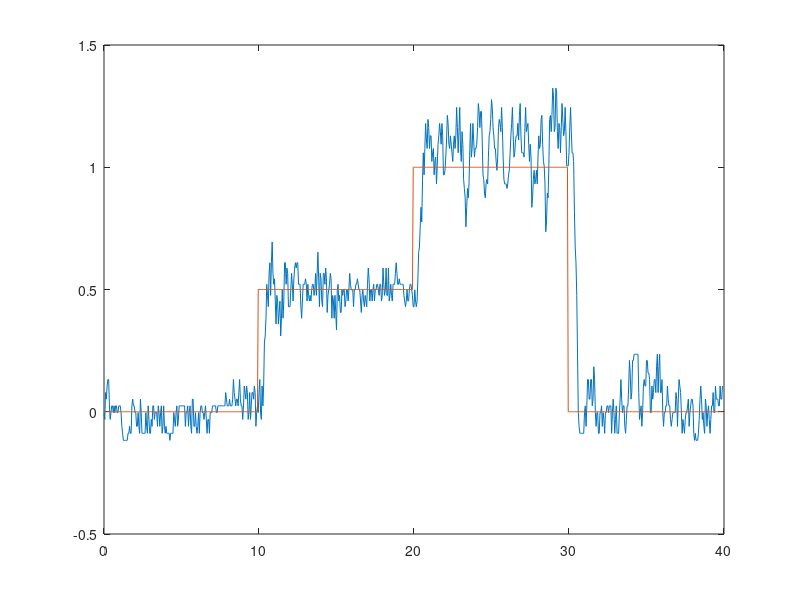

MATLAB code to generate this figure:
stairARX=[-0.003450, 0.000000, 0.003450, -0.005275;
-0.031375, 0.000000, 0.031375, -0.046504;
0.078569, 0.000000, -0.078569, 0.134101;
0.051515, 0.000000, -0.051515, 0.051175;
0.105339, 0.000000, -0.105339, 0.124954;
0.131834, 0.000000, -0.131834, 0.145559;
0.131834, 0.000000, -0.131834, 0.127225;
0.024178, 0.000000, -0.024178, -0.042056;
-0.031375, 0.000000, 0.031375, -0.080209;
-0.003450, 0.000000, 0.003450, 0.007186;
0.024178, 0.000000, -0.024178, 0.049369;
0.024178, 0.000000, -0.024178, 0.030185;
-0.003450, 0.000000, 0.003450, -0.020539;
0.024178, 0.000000, -0.024178, 0.032870;
-0.003450, 0.000000, 0.003450, -0.014834;
0.024178, 0.000000, -0.024178, 0.035022;
0.024178, 0.000000, -0.024178, 0.027409;
-0.003450, 0.000000, 0.003450, -0.019336;
-0.003450, 0.000000, 0.003450, -0.008341;
0.024178, 0.000000, -0.024178, 0.039417;
0.024178, 0.000000, -0.024178, 0.028304;
0.024178, 0.000000, -0.024178, 0.022557;
-0.003450, 0.000000, 0.003450, -0.020401;
-0.059597, 0.000000, 0.059597, -0.093838;
-0.088125, 0.000000, 0.088125, -0.108076;
-0.116965, 0.000000, 0.116965, -0.129327;
-0.116965, 0.000000, 0.116965, -0.111976;
-0.116965, 0.000000, 0.116965, -0.108279;
-0.116965, 0.000000, 0.116965, -0.109578;
-0.116965, 0.000000, 0.116965, -0.110812;
-0.116965, 0.000000, 0.116965, -0.111153;
-0.088125, 0.000000, 0.088125, -0.067002;
-0.088125, 0.000000, 0.088125, -0.079178;
-0.059597, 0.000000, 0.059597, -0.040837;
-0.088125, 0.000000, 0.088125, -0.096900;
-0.088125, 0.000000, 0.088125, -0.089257;
0.024178, 0.000000, -0.024178, 0.087790;
0.051515, 0.000000, -0.051515, 0.082976;
0.024178, 0.000000, -0.024178, 0.008489;
0.024178, 0.000000, -0.024178, 0.013468;
-0.003450, 0.000000, 0.003450, -0.021147;
-0.003450, 0.000000, 0.003450, -0.006766;
-0.059597, 0.000000, 0.059597, -0.087636;
-0.059597, 0.000000, 0.059597, -0.063968;
-0.003450, 0.000000, 0.003450, 0.031258;
-0.059597, 0.000000, 0.059597, -0.078242;
-0.088125, 0.000000, 0.088125, -0.109842;
0.051515, 0.000000, -0.051515, 0.124769;
-0.003450, 0.000000, 0.003450, -0.011341;
-0.088125, 0.000000, 0.088125, -0.143433;
-0.088125, 0.000000, 0.088125, -0.100252;
-0.088125, 0.000000, 0.088125, -0.080924;
-0.088125, 0.000000, 0.088125, -0.079517;
-0.088125, 0.000000, 0.088125, -0.082208;
-0.003450, 0.000000, 0.003450, 0.045780;
-0.059597, 0.000000, 0.059597, -0.076275;
-0.088125, 0.000000, 0.088125, -0.111447;
0.024178, 0.000000, -0.024178, 0.081897;
-0.031375, 0.000000, 0.031375, -0.042631;
-0.088125, 0.000000, 0.088125, -0.126445;
-0.088125, 0.000000, 0.088125, -0.094736;
-0.031375, 0.000000, 0.031375, 0.005440;
-0.059597, 0.000000, 0.059597, -0.061162;
0.024178, 0.000000, -0.024178, 0.066477;
0.024178, 0.000000, -0.024178, 0.034397;
-0.031375, 0.000000, 0.031375, -0.064257;
-0.003450, 0.000000, 0.003450, 0.001304;
-0.003450, 0.000000, 0.003450, 0.001677;
-0.003450, 0.000000, 0.003450, -0.001794;
-0.059597, 0.000000, 0.059597, -0.089296;
0.024178, 0.000000, -0.024178, 0.062501;
-0.003450, 0.000000, 0.003450, -0.004811;
-0.059597, 0.000000, 0.059597, -0.093586;
-0.003450, 0.000000, 0.003450, 0.018813;
0.024178, 0.000000, -0.024178, 0.049253;
-0.088125, 0.000000, 0.088125, -0.143580;
-0.059597, 0.000000, 0.059597, -0.059568;
0.024178, 0.000000, -0.024178, 0.077334;
-0.059597, 0.000000, 0.059597, -0.088989;
-0.088125, 0.000000, 0.088125, -0.115130;
-0.059597, 0.000000, 0.059597, -0.045685;
-0.088125, 0.000000, 0.088125, -0.092918;
-0.088125, 0.000000, 0.088125, -0.086595;
-0.088125, 0.000000, 0.088125, -0.083382;
-0.088125, 0.000000, 0.088125, -0.083001;
-0.116965, 0.000000, 0.116965, -0.127475;
-0.088125, 0.000000, 0.088125, -0.071360;
-0.088125, 0.000000, 0.088125, -0.078358;
-0.088125, 0.000000, 0.088125, -0.083327;
-0.088125, 0.000000, 0.088125, -0.084397;
-0.003450, 0.000000, 0.003450, 0.045434;
-0.031375, 0.000000, 0.031375, -0.032905;
-0.059597, 0.000000, 0.059597, -0.079667;
-0.003450, 0.000000, 0.003450, 0.022370;
0.024178, 0.000000, -0.024178, 0.048481;
-0.059597, 0.000000, 0.059597, -0.100930;
-0.031375, 0.000000, 0.031375, -0.028856;
0.024178, 0.000000, -0.024178, 0.060112;
0.024178, 0.000000, -0.024178, 0.033658;
0.024178, 0.000000, -0.024178, 0.021440;
0.024178, 0.000000, -0.024178, 0.020405;
0.024178, 0.000000, -0.024178, 0.022039;
0.024178, 0.000000, -0.024178, 0.022967;
0.024178, 0.000000, -0.024178, 0.023110;
0.024178, 0.000000, -0.024178, 0.023016;
-0.059597, 0.000000, 0.059597, -0.105140;
-0.003450, 0.000000, 0.003450, 0.016305;
-0.003450, 0.000000, 0.003450, 0.007856;
0.024178, 0.000000, -0.024178, 0.040691;
-0.059597, 0.000000, 0.059597, -0.101996;
-0.003450, 0.000000, 0.003450, 0.014696;
0.024178, 0.000000, -0.024178, 0.048817;
-0.059597, 0.000000, 0.059597, -0.099452;
-0.088125, 0.000000, 0.088125, -0.115004;
0.051515, 0.000000, -0.051515, 0.126064;
0.051515, 0.000000, -0.051515, 0.074183;
-0.059597, 0.000000, 0.059597, -0.122724;
-0.059597, 0.000000, 0.059597, -0.078922;
-0.003450, 0.000000, 0.003450, 0.030459;
-0.059597, 0.000000, 0.059597, -0.076027;
-0.088125, 0.000000, 0.088125, -0.108689;
-0.059597, 0.000000, 0.059597, -0.044970;
-0.003450, 0.000000, 0.003450, 0.035763;
-0.088125, 0.000000, 0.088125, -0.123074;
-0.003450, 0.000000, 0.003450, 0.030416;
0.024178, 0.000000, -0.024178, 0.051823;
0.024178, 0.000000, -0.024178, 0.027301;
-0.003450, 0.000000, 0.003450, -0.022285;
-0.003450, 0.000000, 0.003450, -0.009675;
-0.031375, 0.000000, 0.031375, -0.045622;
-0.003450, 0.000000, 0.003450, 0.009861;
0.024178, 0.000000, -0.024178, 0.044626;
-0.031375, 0.000000, 0.031375, -0.057388;
-0.088125, 0.000000, 0.088125, -0.126777;
-0.031375, 0.000000, 0.031375, -0.005574;
-0.031375, 0.000000, 0.031375, -0.017530;
-0.088125, 0.000000, 0.088125, -0.115105;
-0.003450, 0.000000, 0.003450, 0.035593;
-0.003450, 0.000000, 0.003450, 0.010579;
-0.003450, 0.000000, 0.003450, -0.003631;
0.024178, 0.000000, -0.024178, 0.036413;
0.024178, 0.000000, -0.024178, 0.026114;
0.024178, 0.000000, -0.024178, 0.022072;
0.024178, 0.000000, -0.024178, 0.021997;
0.024178, 0.000000, -0.024178, 0.022660;
-0.003450, 0.000000, 0.003450, -0.019265;
-0.003450, 0.000000, 0.003450, -0.007489;
0.024178, 0.000000, -0.024178, 0.039796;
0.024178, 0.000000, -0.024178, 0.028330;
0.024178, 0.000000, -0.024178, 0.022504;
0.024178, 0.000000, -0.024178, 0.021812;
0.024178, 0.000000, -0.024178, 0.022501;
0.024178, 0.000000, -0.024178, 0.022936;
0.024178, 0.000000, -0.024178, 0.023016;
0.024178, 0.000000, -0.024178, 0.022978;
0.024178, 0.000000, -0.024178, 0.022947;
0.024178, 0.000000, -0.024178, 0.022939;
0.078569, 0.000000, -0.078569, 0.106102;
0.051515, 0.000000, -0.051515, 0.041618;
0.024178, 0.000000, -0.024178, 0.001314;
0.024178, 0.000000, -0.024178, 0.017316;
0.024178, 0.000000, -0.024178, 0.024097;
0.051515, 0.000000, -0.051515, 0.066241;
0.024178, 0.000000, -0.024178, 0.011810;
0.024178, 0.000000, -0.024178, 0.017878;
0.024178, 0.000000, -0.024178, 0.022543;
0.051515, 0.000000, -0.051515, 0.065432;
0.131834, 0.000000, -0.131834, 0.176309;
0.078569, 0.000000, -0.078569, 0.055366;
0.051515, 0.000000, -0.051515, 0.021470;
0.024178, 0.000000, -0.024178, 0.000835;
0.051515, 0.000000, -0.051515, 0.062371;
0.051515, 0.000000, -0.051515, 0.055849;
0.024178, 0.000000, -0.024178, 0.007952;
0.078569, 0.000000, -0.078569, 0.101065;
0.131834, 0.000000, -0.131834, 0.164699;
0.051515, 0.000000, -0.051515, 0.009964;
0.024178, 0.000000, -0.024178, -0.008675;
0.024178, 0.000000, -0.024178, 0.018201;
-0.031375, 0.000000, 0.031375, -0.058711;
0.024178, 0.000000, -0.024178, 0.048883;
0.105339, 0.000000, -0.105339, 0.157755;
0.078569, 0.000000, -0.078569, 0.072040;
0.051515, 0.000000, -0.051515, 0.025035;
0.105339, 0.000000, -0.105339, 0.123683;
0.078569, 0.000000, -0.078569, 0.068048;
-0.031375, 0.000000, 0.031375, -0.097649;
-0.003450, 0.000000, 0.003450, -0.004867;
0.078569, 0.000000, -0.078569, 0.130015;
-0.031375, 0.000000, 0.031375, -0.076947;
0.024178, 0.000000, -0.024178, 0.036170;
0.078569, 0.000000, -0.078569, 0.114145;
0.078569, 0.000000, -0.078569, 0.084385;
0.051515, 0.000000, -0.051515, 0.030866;
0.105339, 0.000000, -0.105339, 0.124225;
0.078569, 0.000000, -0.078569, 0.067290;
-0.059597, 0.000000, 0.059597, -0.141241;
-0.003450, 0.000000, 0.003450, 0.007059;
0.024178, 0.000000, -0.024178, 0.052090;
-0.003450, 0.500000, 0.503450, -0.010787;
0.078569, 0.500000, 0.421431, 0.117131;
0.131834, 0.500000, 0.368166, 0.185622;
-0.003450, 0.500000, 0.503450, -0.049342;
-0.031375, 0.500000, 0.531375, -0.044604;
0.105339, 0.500000, 0.394661, 0.201422;
0.024178, 0.500000, 0.475822, 0.027682;
0.105339, 0.500000, 0.394661, 0.158617;
0.285224, 0.500000, 0.214776, 0.409974;
0.309895, 0.500000, 0.190105, 0.360070;
0.382454, 0.500000, 0.117546, 0.426398;
0.521344, 0.500000, -0.021344, 0.602849;
0.475939, 0.500000, 0.024061, 0.466412;
0.429651, 0.500000, 0.070349, 0.391928;
0.565887, 0.500000, -0.065887, 0.629277;
0.609598, 0.500000, -0.109598, 0.651646;
0.475939, 0.500000, 0.024061, 0.404792;
0.609598, 0.500000, -0.109598, 0.654639;
0.694607, 0.500000, -0.194607, 0.754527;
0.565887, 0.500000, -0.065887, 0.501392;
0.521344, 0.500000, -0.021344, 0.468305;
0.543721, 0.500000, -0.043721, 0.545828;
0.452908, 0.500000, 0.047092, 0.410791;
0.358506, 0.500000, 0.141494, 0.299576;
0.475939, 0.500000, 0.024061, 0.532797;
0.452908, 0.500000, 0.047092, 0.465520;
0.358506, 0.500000, 0.141494, 0.308290;
0.406168, 0.500000, 0.093832, 0.420668;
0.452908, 0.500000, 0.047092, 0.491178;
0.309895, 0.500000, 0.190105, 0.245910;
0.382454, 0.500000, 0.117546, 0.406123;
0.498749, 0.500000, 0.001251, 0.578711;
0.382454, 0.500000, 0.117546, 0.341354;
0.452908, 0.500000, 0.047092, 0.473382;
0.609598, 0.500000, -0.109598, 0.703158;
0.609598, 0.500000, -0.109598, 0.628628;
0.521344, 0.500000, -0.021344, 0.462922;
0.587846, 0.500000, -0.087846, 0.600874;
0.565887, 0.500000, -0.065887, 0.560010;
0.429651, 0.500000, 0.070349, 0.352166;
0.429651, 0.500000, 0.070349, 0.411310;
0.429651, 0.500000, 0.070349, 0.436862;
0.498749, 0.500000, 0.001251, 0.544016;
0.565887, 0.500000, -0.065887, 0.613572;
0.521344, 0.500000, -0.021344, 0.502248;
0.452908, 0.500000, 0.047092, 0.403177;
0.543721, 0.500000, -0.043721, 0.580646;
0.587846, 0.500000, -0.087846, 0.625502;
0.609598, 0.500000, -0.109598, 0.623962;
0.587846, 0.500000, -0.087846, 0.569886;
0.609598, 0.500000, -0.109598, 0.609091;
0.609598, 0.500000, -0.109598, 0.605926;
0.521344, 0.500000, -0.021344, 0.468750;
0.521344, 0.500000, -0.021344, 0.505787;
0.521344, 0.500000, -0.021344, 0.522192;
0.429651, 0.500000, 0.070349, 0.383124;
0.382454, 0.500000, 0.117546, 0.347629;
0.452908, 0.500000, 0.047092, 0.491030;
0.521344, 0.500000, -0.021344, 0.575229;
0.521344, 0.500000, -0.021344, 0.531376;
0.521344, 0.500000, -0.021344, 0.515545;
0.543721, 0.500000, -0.043721, 0.550070;
0.521344, 0.500000, -0.021344, 0.509219;
0.452908, 0.500000, 0.047092, 0.411242;
0.521344, 0.500000, -0.021344, 0.548926;
0.475939, 0.500000, 0.024061, 0.463667;
0.452908, 0.500000, 0.047092, 0.435536;
0.475939, 0.500000, 0.024061, 0.486027;
0.452908, 0.500000, 0.047092, 0.446553;
0.498749, 0.500000, 0.001251, 0.522093;
0.521344, 0.500000, -0.021344, 0.540136;
0.521344, 0.500000, -0.021344, 0.522523;
0.475939, 0.500000, 0.024061, 0.448121;
0.498749, 0.500000, 0.001251, 0.503056;
0.565887, 0.500000, -0.065887, 0.605571;
0.475939, 0.500000, 0.024061, 0.436227;
0.565887, 0.500000, -0.065887, 0.598159;
0.652497, 0.500000, -0.152497, 0.708045;
0.543721, 0.500000, -0.043721, 0.491348;
0.429651, 0.500000, 0.070349, 0.344916;
0.565887, 0.500000, -0.065887, 0.622046;
0.543721, 0.500000, -0.043721, 0.555723;
0.452908, 0.500000, 0.047092, 0.401032;
0.429651, 0.500000, 0.070349, 0.402172;
0.565887, 0.500000, -0.065887, 0.638929;
0.565887, 0.500000, -0.065887, 0.587471;
0.521344, 0.500000, -0.021344, 0.492349;
0.587846, 0.500000, -0.087846, 0.609457;
0.543721, 0.500000, -0.043721, 0.524976;
0.406168, 0.500000, 0.093832, 0.323679;
0.475939, 0.500000, 0.024061, 0.495422;
0.498749, 0.500000, 0.001251, 0.527412;
0.521344, 0.500000, -0.021344, 0.540468;
0.565887, 0.500000, -0.065887, 0.589861;
0.543721, 0.500000, -0.043721, 0.532413;
0.382454, 0.500000, 0.117546, 0.288180;
0.475939, 0.500000, 0.024061, 0.504567;
0.452908, 0.500000, 0.047092, 0.461127;
0.382454, 0.500000, 0.117546, 0.347764;
0.475939, 0.500000, 0.024061, 0.519233;
0.406168, 0.500000, 0.093832, 0.386102;
0.334322, 0.500000, 0.165678, 0.289878;
0.498749, 0.500000, 0.001251, 0.581876;
0.521344, 0.500000, -0.021344, 0.561999;
0.452908, 0.500000, 0.047092, 0.417592;
0.475939, 0.500000, 0.024061, 0.473305;
0.406168, 0.500000, 0.093832, 0.372354;
0.406168, 0.500000, 0.093832, 0.401353;
0.498749, 0.500000, 0.001251, 0.554451;
0.475939, 0.500000, 0.024061, 0.480506;
0.498749, 0.500000, 0.001251, 0.506183;
0.498749, 0.500000, 0.001251, 0.498764;
0.429651, 0.500000, 0.070349, 0.391550;
0.452908, 0.500000, 0.047092, 0.457048;
0.498749, 0.500000, 0.001251, 0.530492;
0.498749, 0.500000, 0.001251, 0.507628;
0.452908, 0.500000, 0.047092, 0.426978;
0.498749, 0.500000, 0.001251, 0.515659;
0.565887, 0.500000, -0.065887, 0.608669;
0.521344, 0.500000, -0.021344, 0.504894;
0.498749, 0.500000, 0.001251, 0.475326;
0.498749, 0.500000, 0.001251, 0.492885;
0.498749, 0.500000, 0.001251, 0.499830;
0.429651, 0.500000, 0.070349, 0.394334;
0.498749, 0.500000, 0.001251, 0.528229;
0.498749, 0.500000, 0.001251, 0.511024;
0.521344, 0.500000, -0.021344, 0.533561;
0.521344, 0.500000, -0.021344, 0.521419;
0.543721, 0.500000, -0.043721, 0.552386;
0.521344, 0.500000, -0.021344, 0.509266;
0.498749, 0.500000, 0.001251, 0.480953;
0.498749, 0.500000, 0.001251, 0.494710;
0.452908, 0.500000, 0.047092, 0.429606;
0.406168, 0.500000, 0.093832, 0.377540;
0.475939, 0.500000, 0.024061, 0.511621;
0.498749, 0.500000, 0.001251, 0.525542;
0.452908, 0.500000, 0.047092, 0.432179;
0.429651, 0.500000, 0.070349, 0.409303;
0.475939, 0.500000, 0.024061, 0.499296;
0.452908, 0.500000, 0.047092, 0.450773;
0.429651, 0.500000, 0.070349, 0.416089;
0.521344, 0.500000, -0.021344, 0.568620;
0.587846, 0.500000, -0.087846, 0.636567;
0.543721, 0.500000, -0.043721, 0.524239;
0.452908, 0.500000, 0.047092, 0.390127;
0.498749, 0.500000, 0.001251, 0.508256;
0.498749, 0.500000, 0.001251, 0.508985;
0.452908, 0.500000, 0.047092, 0.431438;
0.498749, 0.500000, 0.001251, 0.517469;
0.521344, 0.500000, -0.021344, 0.540625;
0.452908, 0.500000, 0.047092, 0.418910;
0.498749, 0.500000, 0.001251, 0.512474;
0.498749, 0.500000, 0.001251, 0.505951;
0.521344, 0.500000, -0.021344, 0.533954;
0.521344, 0.500000, -0.021344, 0.522475;
0.498749, 0.500000, 0.001251, 0.484041;
0.475939, 0.500000, 0.024061, 0.458971;
0.521344, 0.500000, -0.021344, 0.543010;
0.521344, 0.500000, -0.021344, 0.528467;
0.452908, 0.500000, 0.047092, 0.415136;
0.475939, 0.500000, 0.024061, 0.477967;
0.587846, 0.500000, -0.087846, 0.652692;
0.521344, 0.500000, -0.021344, 0.500588;
0.475939, 0.500000, 0.024061, 0.436911;
0.498749, 0.500000, 0.001251, 0.501703;
0.587846, 0.500000, -0.087846, 0.640459;
0.475939, 0.500000, 0.024061, 0.427728;
0.475939, 0.500000, 0.024061, 0.456749;
0.587846, 0.500000, -0.087846, 0.647120;
0.452908, 0.500000, 0.047092, 0.397060;
0.475939, 0.500000, 0.024061, 0.467474;
0.521344, 0.500000, -0.021344, 0.549325;
0.475939, 0.500000, 0.024061, 0.460472;
0.452908, 0.500000, 0.047092, 0.434003;
0.521344, 0.500000, -0.021344, 0.555298;
0.521344, 0.500000, -0.021344, 0.532081;
0.521344, 0.500000, -0.021344, 0.519308;
0.565887, 0.500000, -0.065887, 0.585563;
0.609598, 0.500000, -0.109598, 0.634817;
0.565887, 0.500000, -0.065887, 0.542148;
0.521344, 0.500000, -0.021344, 0.484292;
0.521344, 0.500000, -0.021344, 0.511909;
0.543721, 0.500000, -0.043721, 0.556529;
0.521344, 0.500000, -0.021344, 0.512807;
0.521344, 0.500000, -0.021344, 0.516408;
0.521344, 0.500000, -0.021344, 0.519457;
0.521344, 0.500000, -0.021344, 0.520233;
0.521344, 0.500000, -0.021344, 0.520062;
0.475939, 0.500000, 0.024061, 0.450428;
0.452908, 0.500000, 0.047092, 0.434449;
0.429651, 0.500000, 0.070349, 0.417040;
0.452908, 0.500000, 0.047092, 0.467237;
0.498749, 0.500000, 0.001251, 0.530763;
0.452908, 0.500000, 0.047092, 0.435905;
0.452908, 0.500000, 0.047092, 0.445670;
0.498749, 0.500000, 0.001251, 0.524011;
0.521344, 0.500000, -0.021344, 0.541168;
0.521344, 0.500000, -0.021344, 0.522665;
0.498749, 0.500000, 0.001251, 0.482883;
0.475939, 0.500000, 0.024061, 0.458407;
0.429651, 1.000000, 0.570349, 0.402755;
0.429651, 1.000000, 0.570349, 0.427732;
0.498749, 1.000000, 0.501251, 0.559223;
0.452908, 1.000000, 0.547092, 0.467294;
0.429651, 1.000000, 0.570349, 0.437501;
0.452908, 1.000000, 0.547092, 0.488863;
0.543721, 1.000000, 0.456279, 0.623821;
0.652497, 1.000000, 0.347503, 0.747269;
0.673648, 1.000000, 0.326352, 0.715376;
0.756343, 1.000000, 0.243657, 0.811958;
0.836090, 1.000000, 0.163910, 0.896363;
0.776551, 1.000000, 0.223449, 0.760279;
0.950526, 1.000000, 0.049474, 1.038282;
1.059158, 1.000000, -0.059158, 1.143046;
0.969022, 1.000000, 0.030978, 0.930758;
1.076732, 1.000000, -0.076732, 1.111386;
1.179138, 1.000000, -0.179138, 1.241353;
1.111435, 1.000000, -0.111435, 1.080528;
1.076732, 1.000000, -0.076732, 1.035683;
1.195718, 1.000000, -0.195718, 1.245281;
1.162423, 1.000000, -0.162423, 1.154682;
1.076732, 1.000000, -0.076732, 1.016142;
1.128574, 1.000000, -0.128574, 1.134873;
1.128574, 1.000000, -0.128574, 1.131294;
1.023565, 1.000000, -0.023565, 0.962850;
1.059158, 1.000000, -0.059158, 1.058914;
1.076732, 1.000000, -0.076732, 1.089961;
0.969022, 1.000000, 0.030978, 0.912921;
1.023565, 1.000000, -0.023565, 1.035910;
1.041439, 1.000000, -0.041439, 1.059163;
0.931866, 1.000000, 0.068134, 0.875925;
1.005538, 1.000000, -0.005538, 1.028844;
1.094155, 1.000000, -0.094155, 1.153000;
1.128574, 1.000000, -0.128574, 1.156605;
1.179138, 1.000000, -0.179138, 1.199732;
1.145567, 1.000000, -0.145567, 1.120075;
1.094155, 1.000000, -0.094155, 1.049202;
1.179138, 1.000000, -0.179138, 1.209062;
1.128574, 1.000000, -0.128574, 1.107449;
0.969022, 1.000000, 0.030978, 0.869615;
0.969022, 1.000000, 0.030978, 0.943890;
0.987357, 1.000000, 0.012643, 1.003182;
1.041439, 1.000000, -0.041439, 1.079585;
1.111435, 1.000000, -0.111435, 1.155539;
1.212163, 1.000000, -0.212163, 1.267222;
1.179138, 1.000000, -0.179138, 1.160629;
1.094155, 1.000000, -0.094155, 1.027418;
1.076732, 1.000000, -0.076732, 1.044727;
1.128574, 1.000000, -0.128574, 1.151184;
1.094155, 1.000000, -0.094155, 1.081213;
1.059158, 1.000000, -0.059158, 1.030254;
1.023565, 1.000000, -0.023565, 0.994500;
1.094155, 1.000000, -0.094155, 1.125297;
1.128574, 1.000000, -0.128574, 1.154786;
1.076732, 1.000000, -0.076732, 1.047106;
1.128574, 1.000000, -0.128574, 1.139750;
1.244655, 1.000000, -0.244655, 1.305668;
1.162423, 1.000000, -0.162423, 1.123544;
1.059158, 1.000000, -0.059158, 0.978022;
1.145567, 1.000000, -0.145567, 1.168544;
1.244655, 1.000000, -0.244655, 1.306827;
1.076732, 1.000000, -0.076732, 0.992758;
1.023565, 1.000000, -0.023565, 0.959935;
1.145567, 1.000000, -0.145567, 1.199359;
1.094155, 1.000000, -0.094155, 1.084188;
0.950526, 1.000000, 0.049474, 0.861880;
0.913049, 1.000000, 0.086951, 0.870147;
0.874910, 1.000000, 0.125090, 0.856730;
0.756343, 1.000000, 0.243657, 0.700516;
0.836090, 1.000000, 0.163910, 0.876178;
0.913049, 1.000000, 0.086951, 0.978958;
0.874910, 1.000000, 0.125090, 0.872700;
0.931866, 1.000000, 0.068134, 0.957424;
1.076732, 1.000000, -0.076732, 1.161483;
1.179138, 1.000000, -0.179138, 1.249507;
1.041439, 1.000000, -0.041439, 0.968598;
1.076732, 1.000000, -0.076732, 1.061782;
1.179138, 1.000000, -0.179138, 1.231980;
1.111435, 1.000000, -0.111435, 1.084793;
1.041439, 1.000000, -0.041439, 0.985293;
1.076732, 1.000000, -0.076732, 1.079262;
1.076732, 1.000000, -0.076732, 1.080538;
1.094155, 1.000000, -0.094155, 1.101241;
1.162423, 1.000000, -0.162423, 1.195271;
1.260705, 1.000000, -0.260705, 1.312989;
1.228476, 1.000000, -0.228476, 1.209538;
1.162423, 1.000000, -0.162423, 1.104099;
1.228476, 1.000000, -0.228476, 1.240133;
1.228476, 1.000000, -0.228476, 1.228165;
1.111435, 1.000000, -0.111435, 1.038400;
0.969022, 1.000000, 0.030978, 0.867519;
0.950526, 1.000000, 0.049474, 0.921859;
0.894062, 1.000000, 0.105938, 0.871625;
0.874910, 1.000000, 0.125090, 0.868435;
0.931866, 1.000000, 0.068134, 0.968776;
0.950526, 1.000000, 0.049474, 0.974460;
0.931866, 1.000000, 0.068134, 0.925855;
1.041439, 1.000000, -0.041439, 1.096263;
1.128574, 1.000000, -0.128574, 1.187488;
1.145567, 1.000000, -0.145567, 1.157870;
1.195718, 1.000000, -0.195718, 1.210033;
1.276624, 1.000000, -0.276624, 1.310958;
1.244655, 1.000000, -0.244655, 1.222019;
1.162423, 1.000000, -0.162423, 1.096328;
1.128574, 1.000000, -0.128574, 1.086116;
1.076732, 1.000000, -0.076732, 1.039384;
1.076732, 1.000000, -0.076732, 1.068797;
1.023565, 1.000000, -0.023565, 0.994812;
0.987357, 1.000000, 0.012643, 0.960327;
1.041439, 1.000000, -0.041439, 1.066137;
1.162423, 1.000000, -0.162423, 1.234728;
1.195718, 1.000000, -0.195718, 1.223289;
1.179138, 1.000000, -0.179138, 1.159348;
1.145567, 1.000000, -0.145567, 1.108501;
1.244655, 1.000000, -0.244655, 1.280974;
1.162423, 1.000000, -0.162423, 1.122286;
1.041439, 1.000000, -0.041439, 0.954615;
0.950526, 1.000000, 0.049474, 0.879774;
0.931866, 1.000000, 0.068134, 0.915000;
0.931866, 1.000000, 0.068134, 0.940097;
0.931866, 1.000000, 0.068134, 0.940395;
0.913049, 1.000000, 0.086951, 0.907429;
0.931866, 1.000000, 0.068134, 0.942226;
0.969022, 1.000000, 0.030978, 0.994317;
0.987357, 1.000000, 0.012643, 1.003558;
1.059158, 1.000000, -0.059158, 1.098146;
1.128574, 1.000000, -0.128574, 1.170235;
1.179138, 1.000000, -0.179138, 1.205832;
1.244655, 1.000000, -0.244655, 1.272019;
1.128574, 1.000000, -0.128574, 1.058853;
1.041439, 1.000000, -0.041439, 0.965196;
1.059158, 1.000000, -0.059158, 1.052366;
1.111435, 1.000000, -0.111435, 1.144525;
1.128574, 1.000000, -0.128574, 1.143935;
1.128574, 1.000000, -0.128574, 1.122825;
1.179138, 1.000000, -0.179138, 1.195269;
1.111435, 1.000000, -0.111435, 1.071672;
1.212163, 1.000000, -0.212163, 1.246645;
1.260705, 1.000000, -0.260705, 1.290383;
1.128574, 1.000000, -0.128574, 1.051229;
1.059158, 1.000000, -0.059158, 0.990034;
1.059158, 1.000000, -0.059158, 1.045115;
1.059158, 1.000000, -0.059158, 1.061853;
1.041439, 1.000000, -0.041439, 1.032928;
1.145567, 1.000000, -0.145567, 1.195939;
1.244655, 1.000000, -0.244655, 1.305041;
1.145567, 1.000000, -0.145567, 1.092457;
1.162423, 1.000000, -0.162423, 1.140745;
1.179138, 1.000000, -0.179138, 1.178923;
1.094155, 1.000000, -0.094155, 1.043966;
1.023565, 1.000000, -0.023565, 0.967864;
1.094155, 1.000000, -0.094155, 1.120336;
1.041439, 1.000000, -0.041439, 1.023883;
0.836090, 1.000000, 0.163910, 0.718139;
0.874910, 1.000000, 0.125090, 0.870722;
0.950526, 1.000000, 0.049474, 1.008917;
0.987357, 1.000000, 0.012643, 1.027768;
0.931866, 1.000000, 0.068134, 0.907019;
0.950526, 1.000000, 0.049474, 0.949547;
0.987357, 1.000000, 0.012643, 1.009937;
0.931866, 1.000000, 0.068134, 0.909092;
1.041439, 1.000000, -0.041439, 1.092575;
1.128574, 1.000000, -0.128574, 1.188691;
1.076732, 1.000000, -0.076732, 1.053812;
1.094155, 1.000000, -0.094155, 1.084347;
1.195718, 1.000000, -0.195718, 1.243047;
1.212163, 1.000000, -0.212163, 1.226096;
1.094155, 1.000000, -0.094155, 1.019896;
1.023565, 1.000000, -0.023565, 0.957763;
1.005538, 1.000000, -0.005538, 0.984369;
0.931866, 1.000000, 0.068134, 0.895549;
0.735952, 1.000000, 0.264048, 0.628699;
0.776551, 1.000000, 0.223449, 0.784135;
0.894062, 1.000000, 0.105938, 0.981568;
0.874910, 1.000000, 0.125090, 0.894802;
1.005538, 1.000000, -0.005538, 1.074530;
1.195718, 1.000000, -0.195718, 1.310320;
1.212163, 1.000000, -0.212163, 1.234281;
1.145567, 1.000000, -0.145567, 1.090645;
1.212163, 1.000000, -0.212163, 1.219250;
1.323635, 1.000000, -0.323635, 1.380146;
1.292418, 1.000000, -0.292418, 1.276757;
1.145567, 1.000000, -0.145567, 1.042843;
1.162423, 1.000000, -0.162423, 1.136006;
1.323635, 1.000000, -0.323635, 1.406244;
1.308090, 1.000000, -0.308090, 1.313381;
1.145567, 1.000000, -0.145567, 1.037482;
1.076732, 1.000000, -0.076732, 1.000517;
1.179138, 1.000000, -0.179138, 1.220617;
1.162423, 1.000000, -0.162423, 1.168114;
1.059158, 1.000000, -0.059158, 0.995131;
1.162423, 1.000000, -0.162423, 1.194465;
1.260705, 1.000000, -0.260705, 1.321317;
1.195718, 1.000000, -0.195718, 1.163410;
1.128574, 1.000000, -0.128574, 1.066648;
1.145567, 1.000000, -0.145567, 1.133276;
1.244655, 1.000000, -0.244655, 1.294437;
1.145567, 1.000000, -0.145567, 1.098411;
1.005538, 1.000000, -0.005538, 0.905436;
1.005538, 1.000000, -0.005538, 0.981254;
1.005538, 0.000000, -1.005538, 1.010841;
1.059158, 0.000000, -1.059158, 1.092483;
1.162423, 0.000000, -1.162423, 1.187299;
1.244655, 0.000000, -1.244655, 1.240862;
1.145567, 0.000000, -1.145567, 1.033330;
1.059158, 0.000000, -1.059158, 0.931002;
1.059158, 0.000000, -1.059158, 0.989983;
1.023565, 0.000000, -1.023565, 0.956519;
0.816422, 0.000000, -0.816422, 0.654366;
0.673648, 0.000000, -0.673648, 0.526800;
0.609598, 0.000000, -0.609598, 0.526390;
0.475939, 0.000000, -0.475939, 0.376754;
0.235131, 0.000000, -0.235131, 0.072946;
-0.003450, 0.000000, 0.003450, -0.170849;
-0.059597, 0.000000, 0.059597, -0.113541;
-0.088125, 0.000000, 0.088125, -0.091142;
-0.088125, 0.000000, 0.088125, -0.074070;
-0.088125, 0.000000, 0.088125, -0.077947;
-0.088125, 0.000000, 0.088125, -0.082671;
-0.088125, 0.000000, 0.088125, -0.084168;
-0.088125, 0.000000, 0.088125, -0.084038;
-0.003450, 0.000000, 0.003450, 0.045743;
0.024178, 0.000000, -0.024178, 0.052112;
-0.059597, 0.000000, 0.059597, -0.103300;
0.024178, 0.000000, -0.024178, 0.054369;
0.131834, 0.000000, -0.131834, 0.200721;
0.131834, 0.000000, -0.131834, 0.142395;
0.051515, 0.000000, -0.051515, -0.002825;
0.051515, 0.000000, -0.051515, 0.031110;
0.131834, 0.000000, -0.131834, 0.172465;
0.131834, 0.000000, -0.131834, 0.140967;
0.024178, 0.000000, -0.024178, -0.040401;
0.051515, 0.000000, -0.051515, 0.044913;
0.184011, 0.000000, -0.184011, 0.257542;
0.131834, 0.000000, -0.131834, 0.118834;
-0.003450, 0.000000, 0.003450, -0.093136;
-0.059597, 0.000000, 0.059597, -0.114218;
-0.003450, 0.000000, 0.003450, 0.024599;
-0.003450, 0.000000, 0.003450, 0.013224;
-0.088125, 0.000000, 0.088125, -0.129986;
-0.088125, 0.000000, 0.088125, -0.098327;
-0.003450, 0.000000, 0.003450, 0.047101;
-0.003450, 0.000000, 0.003450, 0.012959;
0.024178, 0.000000, -0.024178, 0.037715;
-0.059597, 0.000000, 0.059597, -0.104241;
-0.003450, 0.000000, 0.003450, 0.014180;
-0.031375, 0.000000, 0.031375, -0.035969;
-0.088125, 0.000000, 0.088125, -0.119295;
-0.003450, 0.000000, 0.003450, 0.036855;
-0.003450, 0.000000, 0.003450, 0.011881;
0.024178, 0.000000, -0.024178, 0.038989;
0.024178, 0.000000, -0.024178, 0.024617;
-0.003450, 0.000000, 0.003450, -0.021300;
0.024178, 0.000000, -0.024178, 0.033482;
0.024178, 0.000000, -0.024178, 0.027819;
0.024178, 0.000000, -0.024178, 0.023360;
-0.088125, 0.000000, 0.088125, -0.149413;
-0.003450, 0.000000, 0.003450, 0.028073;
0.051515, 0.000000, -0.051515, 0.097092;
-0.003450, 0.000000, 0.003450, -0.024566;
-0.088125, 0.000000, 0.088125, -0.144718;
-0.031375, 0.000000, 0.031375, -0.011790;
0.024178, 0.000000, -0.024178, 0.067654;
-0.088125, 0.000000, 0.088125, -0.137535;
-0.088125, 0.000000, 0.088125, -0.103591;
-0.088125, 0.000000, 0.088125, -0.083473;
-0.003450, 0.000000, 0.003450, 0.049355;
0.051515, 0.000000, -0.051515, 0.095467;
0.131834, 0.000000, -0.131834, 0.177859;
0.051515, 0.000000, -0.051515, 0.009529;
-0.003450, 0.000000, 0.003450, -0.053387;
0.024178, 0.000000, -0.024178, 0.028888;
0.024178, 0.000000, -0.024178, 0.031251;
-0.059597, 0.000000, 0.059597, -0.102362;
-0.088125, 0.000000, 0.088125, -0.113307;
-0.031375, 0.000000, 0.031375, 0.000609;
0.024178, 0.000000, -0.024178, 0.067917;
0.024178, 0.000000, -0.024178, 0.032151;
0.105339, 0.000000, -0.105339, 0.143494;
0.209697, 0.000000, -0.209697, 0.268879;
0.158056, 0.000000, -0.158056, 0.132975;
0.051515, 0.000000, -0.051515, -0.027039;
0.078569, 0.000000, -0.078569, 0.070204;
0.209697, 0.000000, -0.209697, 0.283152;
0.209697, 0.000000, -0.209697, 0.223769;
0.235131, 0.000000, -0.235131, 0.234709;
0.235131, 0.000000, -0.235131, 0.221336;
0.235131, 0.000000, -0.235131, 0.220305;
0.235131, 0.000000, -0.235131, 0.222140;
0.235131, 0.000000, -0.235131, 0.223160;
0.235131, 0.000000, -0.235131, 0.223310;
0.078569, 0.000000, -0.078569, -0.016172;
-0.031375, 0.000000, 0.031375, -0.117790;
-0.003450, 0.000000, 0.003450, 0.000436;
0.024178, 0.000000, -0.024178, 0.052760;
-0.059597, 0.000000, 0.059597, -0.095183;
-0.003450, 0.000000, 0.003450, 0.015736;
0.105339, 0.000000, -0.105339, 0.172209;
0.131834, 0.000000, -0.131834, 0.158235;
0.105339, 0.000000, -0.105339, 0.084371;
0.105339, 0.000000, -0.105339, 0.090036;
0.209697, 0.000000, -0.209697, 0.257661;
0.209697, 0.000000, -0.209697, 0.216016;
0.158056, 0.000000, -0.158056, 0.117711;
0.158056, 0.000000, -0.158056, 0.137983;
0.131834, 0.000000, -0.131834, 0.109961;
-0.003450, 0.000000, 0.003450, -0.083700;
-0.003450, 0.000000, 0.003450, -0.022515;
0.105339, 0.000000, -0.105339, 0.168120;
0.051515, 0.000000, -0.051515, 0.040158;
0.078569, 0.000000, -0.078569, 0.080458;
0.131834, 0.000000, -0.131834, 0.157205;
0.131834, 0.000000, -0.131834, 0.132889;
0.078569, 0.000000, -0.078569, 0.041691;
0.184011, 0.000000, -0.184011, 0.225274;
0.235131, 0.000000, -0.235131, 0.269968;
0.078569, 0.000000, -0.078569, -0.009195;
0.184011, 0.000000, -0.184011, 0.206670;
0.235131, 0.000000, -0.235131, 0.270222;
0.078569, 0.000000, -0.078569, -0.005867;
0.078569, 0.000000, -0.078569, 0.046937;
0.131834, 0.000000, -0.131834, 0.157216;
-0.003450, 0.000000, 0.003450, -0.068164;
-0.059597, 0.000000, 0.059597, -0.109395;
-0.003450, 0.000000, 0.003450, 0.022500;
-0.003450, 0.000000, 0.003450, 0.011430;
0.024178, 0.000000, -0.024178, 0.041260;
0.024178, 0.000000, -0.024178, 0.025736;
0.105339, 0.000000, -0.105339, 0.145154;
0.051515, 0.000000, -0.051515, 0.028894;
0.024178, 0.000000, -0.024178, -0.003903;
0.024178, 0.000000, -0.024178, 0.017121;
-0.031375, 0.000000, 0.031375, -0.060030;
-0.059597, 0.000000, 0.059597, -0.079623;
-0.031375, 0.000000, 0.031375, -0.015624;
-0.003450, 0.000000, 0.003450, 0.020258;
-0.003450, 0.000000, 0.003450, 0.001973;
-0.003450, 0.000000, 0.003450, -0.004930;
-0.003450, 0.000000, 0.003450, -0.004938;
0.078569, 0.000000, -0.078569, 0.121652;
0.051515, 0.000000, -0.051515, 0.045967;
-0.059597, 0.000000, 0.059597, -0.127464;
0.051515, 0.000000, -0.051515, 0.093661;
0.131834, 0.000000, -0.131834, 0.192121;
0.105339, 0.000000, -0.105339, 0.098673;
0.078569, 0.000000, -0.078569, 0.049814;
-0.003450, 0.000000, 0.003450, -0.058996;
-0.088125, 0.000000, 0.088125, -0.144908;
-0.031375, 0.000000, 0.031375, -0.005935;
-0.059597, 0.000000, 0.059597, -0.057717;
-0.088125, 0.000000, 0.088125, -0.101687;
-0.031375, 0.000000, 0.031375, -0.001770;
-0.003450, 0.000000, 0.003450, 0.022579;
-0.003450, 0.000000, 0.003450, 0.000645;
0.024178, 0.000000, -0.024178, 0.036303;
0.051515, 0.000000, -0.051515, 0.067122;
-0.059597, 0.000000, 0.059597, -0.117980;
-0.003450, 0.000000, 0.003450, 0.010318;
0.024178, 0.000000, -0.024178, 0.049569;
0.051515, 0.000000, -0.051515, 0.071534;
0.051515, 0.000000, -0.051515, 0.051638;
0.024178, 0.000000, -0.024178, 0.004440;
-0.088125, 0.000000, 0.088125, -0.154686;
-0.116965, 0.000000, 0.116965, -0.144638;
-0.088125, 0.000000, 0.088125, -0.066856;
-0.116965, 0.000000, 0.116965, -0.117426;
-0.116965, 0.000000, 0.116965, -0.113635;
-0.116965, 0.000000, 0.116965, -0.111093;
-0.088125, 0.000000, 0.088125, -0.066487;
-0.031375, 0.000000, 0.031375, 0.007816;
0.051515, 0.000000, -0.051515, 0.104938;
0.105339, 0.000000, -0.105339, 0.141187;
0.051515, 0.000000, -0.051515, 0.020918;
-0.031375, 0.000000, 0.031375, -0.091813;
-0.003450, 0.000000, 0.003450, -0.001490;
-0.059597, 0.000000, 0.059597, -0.080694;
-0.088125, 0.000000, 0.088125, -0.105314;
0.051515, 0.000000, -0.051515, 0.127268;
0.024178, 0.000000, -0.024178, 0.031265;
-0.059597, 0.000000, 0.059597, -0.111824;
-0.003450, 0.000000, 0.003450, 0.011817;
0.024178, 0.000000, -0.024178, 0.049194;
-0.031375, 0.000000, 0.031375, -0.055631;
-0.088125, 0.000000, 0.088125, -0.126760;
-0.031375, 0.000000, 0.031375, -0.005869;
0.024178, 0.000000, -0.024178, 0.067269;
0.024178, 0.000000, -0.024178, 0.032972;
0.078569, 0.000000, -0.078569, 0.103052;
-0.003450, 0.000000, 0.003450, -0.045551;
-0.003450, 0.000000, 0.003450, -0.018469;
0.105339, 0.000000, -0.105339, 0.163390;
0.051515, 0.000000, -0.051515, 0.037292;
0.051515, 0.000000, -0.051515, 0.038597;
0.051515, 0.000000, -0.051515, 0.046169;
0.024178, 0.000000, -0.024178, 0.007618;
0.024178, 0.000000, -0.024178, 0.019421;
0.105339, 0.000000, -0.105339, 0.148065;
0.051515, 0.000000, -0.051515, 0.031318;
0.051515, 0.000000, -0.051515, 0.038503;
0.105339, 0.000000, -0.105339, 0.129452;

];

close all
t=0:0.05:39.9;
plot(t,stairARX(1:length(t),1))
hold on
plot(t,stairARX(1:length(t),2))